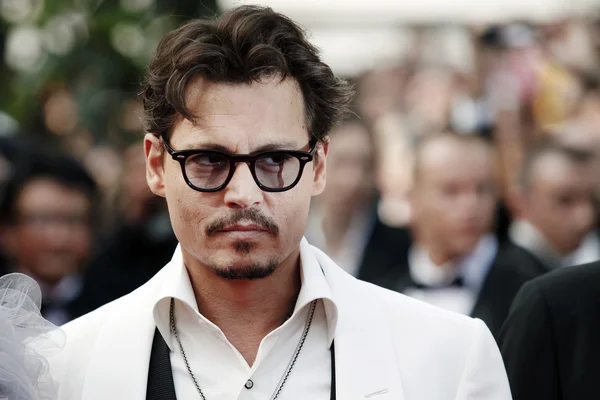
#> input picture images/depp.jpg, 600 x 400 px, given in place of the camera
$ python haarCam.py
#> lines starting #> are read from the running program, lines starting #| are printed output that depends on the picture; after the words box and inside, x2 and y2 are one past the last pixel; in counts of white or black regions, pixels touching at a corner belong together
import cv2
import numpy as np
from imutils.video import VideoStream
import time
import imutils
import argparse
import os

ap = argparse.ArgumentParser()
ap.add_argument("-c", "--cascades", type=str, default="cascades",
                help="path to input dir. containing haar cascades")
args = vars(ap.parse_args())

detectorPaths = {
    "face" : "haarcascade_frontalface_default.xml",
    "eyes" : "haarcascade_eye.xml",
}
detectors = {}
for (name, path) in detectorPaths.items():
    path = os.path.sep.join([args["cascades"], path])
    detectors[name] = cv2.CascadeClassifier(path)

vs = VideoStream(src=0).start()
font = cv2.FONT_HERSHEY_SIMPLEX
prevFrameTime = 0
newFrameTime = 0


while True:
    frame = vs.read()
#> frame is the input picture: shape (400, 600, 3); mean B, G, R 115.7, 122.6, 133.5
    frame = imutils.resize(frame, width=500)
#> frame: shape (333, 500, 3)
    gray = cv2.cvtColor(frame, cv2.COLOR_BGR2GRAY)
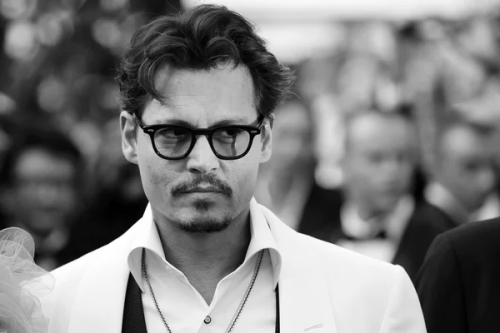
#> gray: shape (333, 500); min 0, max 255, mean 125.1
    newFrameTime = time.time()
    fps = int(1/(newFrameTime - prevFrameTime))
    prevFrameTime = newFrameTime
    fps = str(fps)
    cv2.putText(frame, fps, (7,70), font, 3, (255, 0, 0), 3, cv2.LINE_AA)
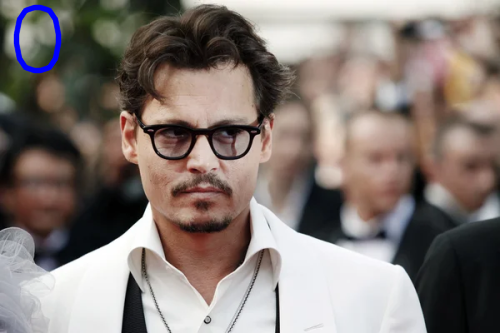
#> frame: shape (333, 500, 3); mean B, G, R 116.6, 122, 132.9
    faceCascade = detectors["face"].detectMultiScale(gray, scaleFactor=1.05, minNeighbors=5, minSize=(30,30), flags= cv2.CASCADE_SCALE_IMAGE)
#> faceCascade = [[8, 156, 73, 73], [322, 64, 125, 125], [116, 70, 174, 174]]
    for(fX, fY, fW, fH) in faceCascade:
        faceROI = gray[fY: fY + fH , fX: fX + fW]
        eyeCascade = detectors["eyes"].detectMultiScale(faceROI, scaleFactor=1.1, minNeighbors=10, minSize=(15,15), flags = cv2.CASCADE_SCALE_IMAGE)
        for (eX, eY, eW, eH) in eyeCascade:
            ptA = (fX + eX, fY + eY)
            ptB = (fX + eX + eW, fY + eY + eH)
            cv2.rectangle(frame, ptA, ptB, (0, 0, 255), 2)
        cv2.rectangle(frame, (fX, fY), (fX + fW, fY + fH), (255, 0, 0), 2)
#> this loop made 3 passes
#> (fX, fY, fW, fH, eyeCascade) on pass 2: (322, 64, 125, 125, [[65, 33, 32, 32]])
#> pass 1, `faceROI = gray[fY: fY + fH , fX: fX + fW]`:
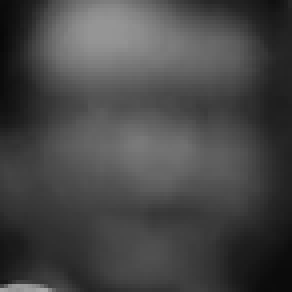
#> faceROI: shape (73, 73) (shown 4 times larger); min 8, max 169, mean 70.5
#> pass 2, `faceROI = gray[fY: fY + fH , fX: fX + fW]`:
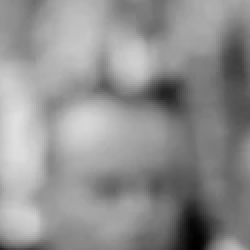
#> faceROI: shape (125, 125) (shown 2 times larger); min 0, max 225, mean 143.7
#> pass 3, `faceROI = gray[fY: fY + fH , fX: fX + fW]`:
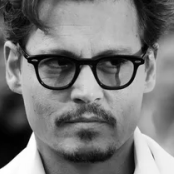
#> faceROI: shape (174, 174); min 0, max 255, mean 121
#> after the loop:
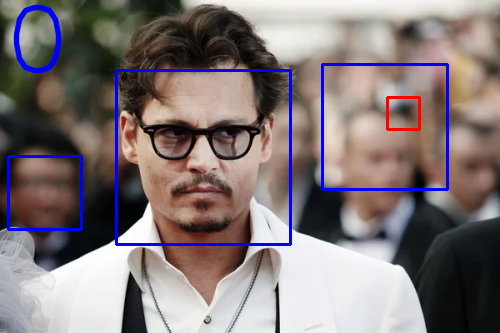
#> frame: shape (333, 500, 3); 2.9% of pixels changed, all inside (x1, y1, x2, y2) = (7, 63, 449, 246)
    cv2.imshow("webcam", frame)
    if cv2.waitKey(1) == 27:
#> (key Esc is pressed here)
        break
cv2.destroyAllWindows()
vs.stop()

$ run again, on images/emre.jpg
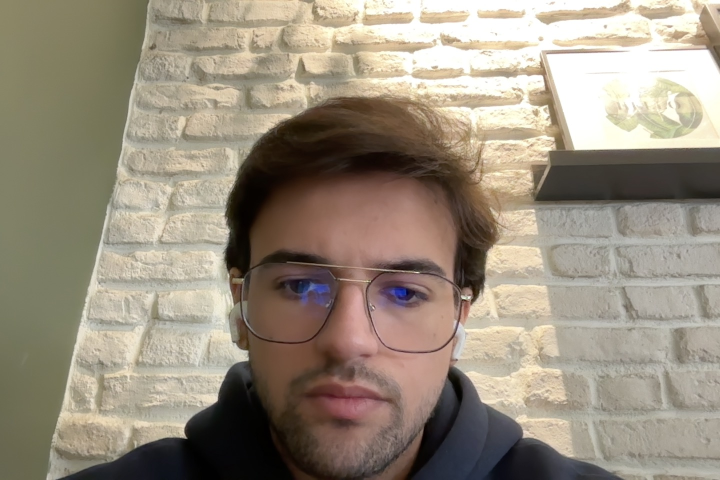
#> input picture images/emre.jpg, 1440 x 960 px, given in place of the camera (shown at 1/2 size)
#> frame is the input picture: shape (960, 1440, 3); mean B, G, R 126.2, 142.2, 153
#> `cv2.putText(frame, fps, (7,70), font, 3, (255, 0, 0), 3, cv2.LINE_AA)`:
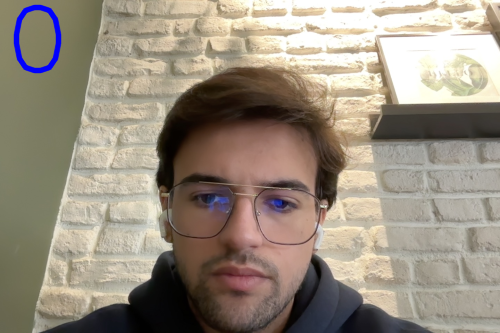
#> frame: shape (333, 500, 3); mean B, G, R 127.1, 141.5, 152.2
#> faceCascade = [[112, 232, 51, 51], [156, 132, 172, 172]]
#> the loop `for(fX, fY, fW, fH) in faceCascade:` made 2 passes
#> after the loop `for(fX, fY, fW, fH) in faceCascade:`:
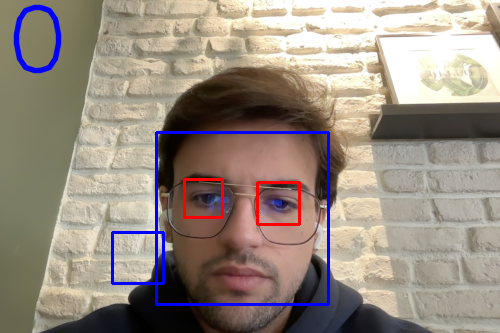
#> frame: shape (333, 500, 3); 2.16% of pixels changed, all inside (x1, y1, x2, y2) = (111, 131, 330, 306)
